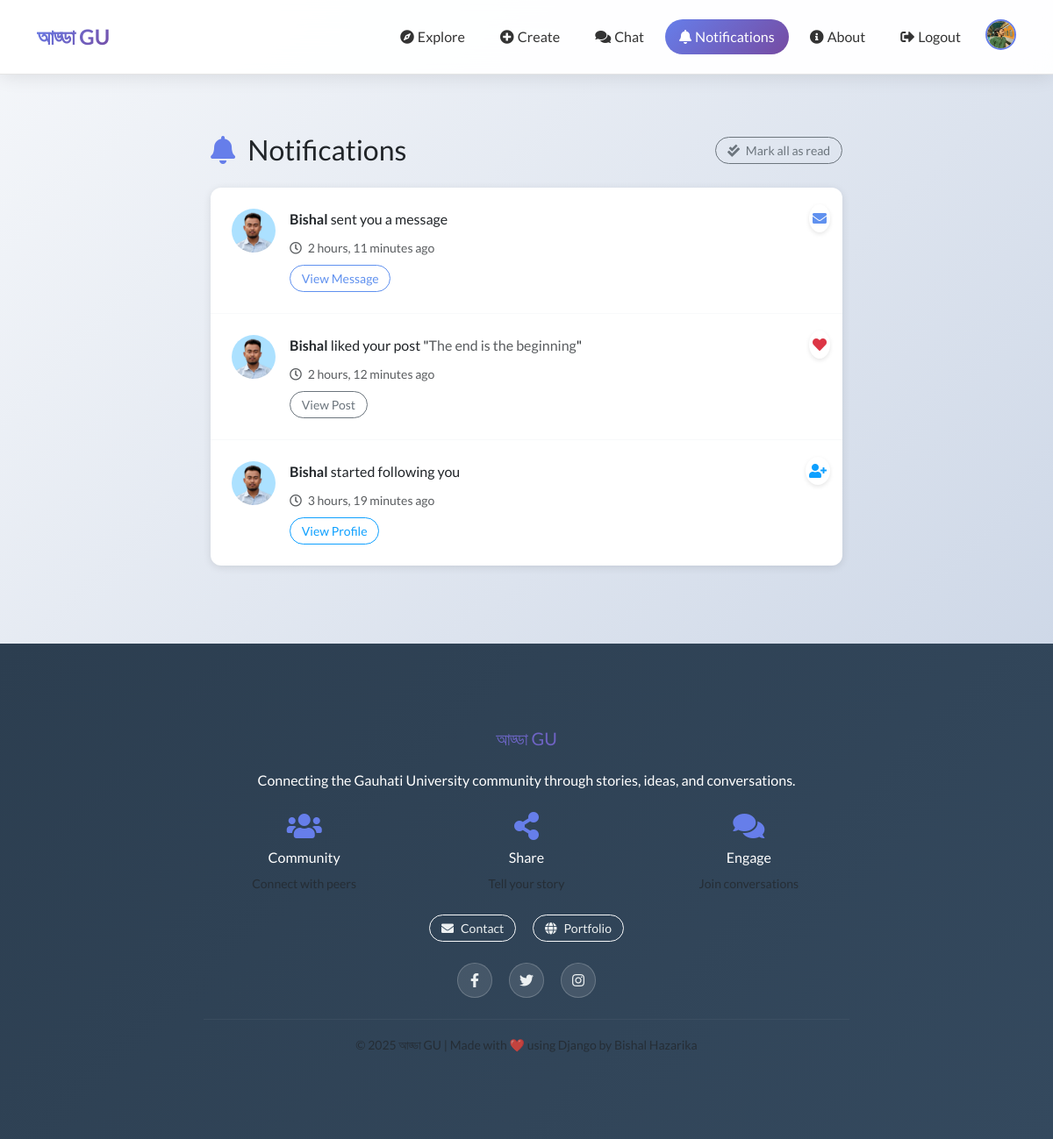
Page /users/notifications/ (signed in) on the earlier database version.
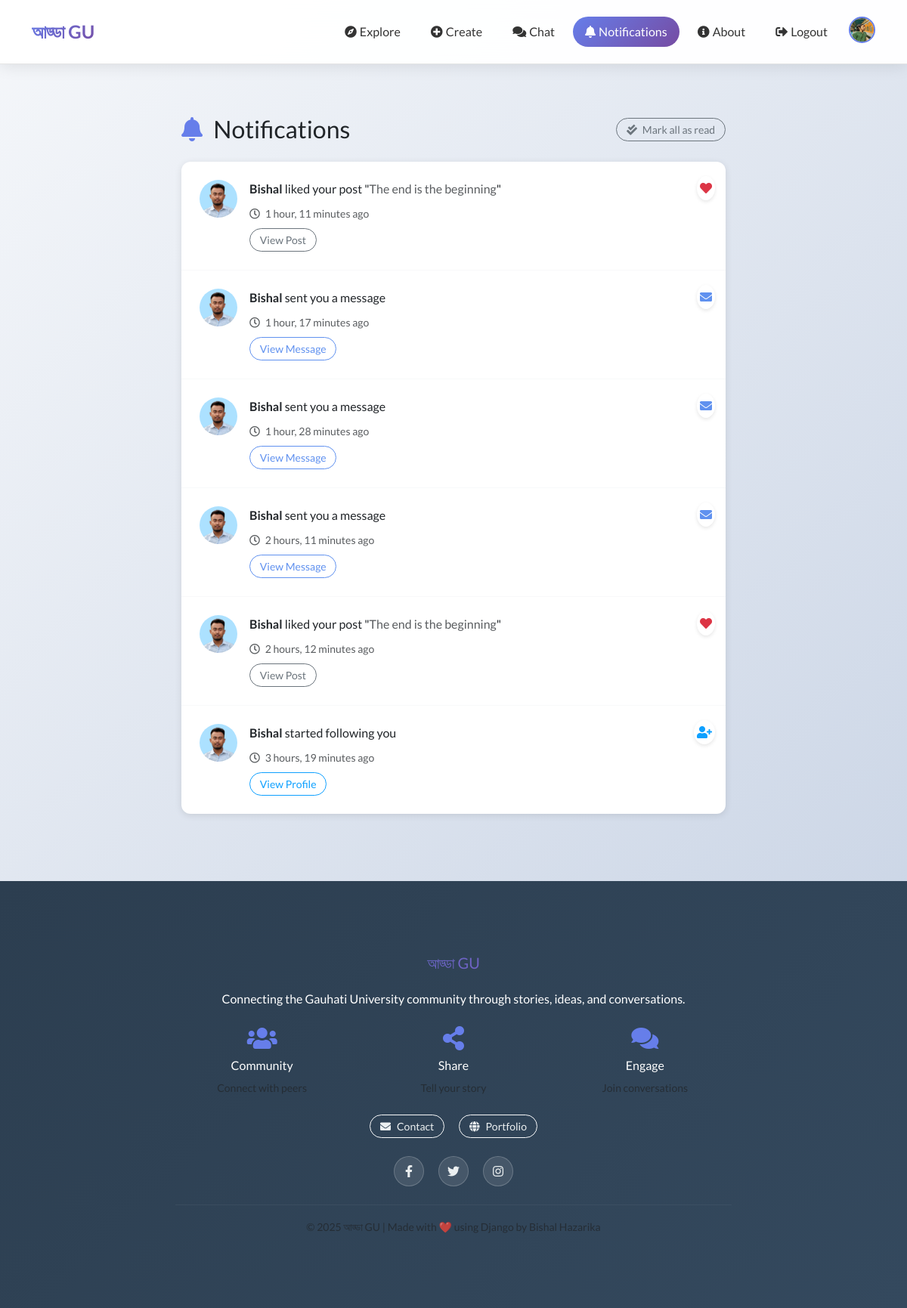
Same page on the later database version.
### users/models.py (models this page shows, shortened)
class CustomUser(AbstractUser):
    bio = models.TextField(blank=True, null=True)
    profile_picture = models.ImageField(upload_to='profile_pictures/',blank=True,null=True)
    followers = models.ManyToManyField('self', related_name='following', symmetrical=False, blank=True)

class Notification(models.Model):
    NOTIFICATION_TYPES = (
        ('follow', 'Follow'),
        ('like', 'Like'),
        ('comment', 'Comment'),
        ('message', 'Message'),
    )
    recipient = models.ForeignKey(CustomUser, on_delete=models.CASCADE, related_name='notifications')
    sender = models.ForeignKey(CustomUser, on_delete=models.CASCADE, related_name='sent_notifications')
    notification_type = models.CharField(max_length=20, choices=NOTIFICATION_TYPES)
    message = models.TextField()
    is_read = models.BooleanField(default=False)
    created_at = models.DateTimeField(default=timezone.now)
    blog_post = models.ForeignKey('blogs.BlogPost', on_delete=models.CASCADE, blank=True, null=True)
    class Meta:
        ordering = ['-created_at']
    def get_time_since(self):
        from django.utils.timesince import timesince
        return timesince(self.created_at)

### blogs/models.py (models this page shows, shortened)
class BlogPost(models.Model):
    author = models.ForeignKey(settings.AUTH_USER_MODEL, on_delete=models.CASCADE)
    title = models.CharField(max_length=200)
    content = models.TextField()
    created_at = models.DateTimeField(auto_now_add=True)
    blogimage = models.ImageField(upload_to='blogimages/',blank=True,null=True)

### users/views.py (the view)
# urls.py: path('notifications/', views.notifications_view, name='notifications'),
@login_required
def notifications_view(request):
    notifications = Notification.objects.filter(recipient=request.user).order_by('-created_at')
    notifications.update(is_read=True)
    context = {
        'notifications': notifications,
    }
    return render(request, 'users/notifications.html', context)

### users/templates/users/notifications.html (shortened to what this page needs)
{% extends 'base.html' %}
{% load static %}
{% block content %}
<div class="container py-4">
    <div class="row justify-content-center">
        <div class="col-lg-8">
            <div class="d-flex justify-content-between align-items-center mb-4">
                <h2 class="mb-0">
                    <i class="fas fa-bell me-2" style="color: #667eea;"></i>
                    Notifications
                </h2>
                {% if notifications %}
                <button class="btn btn-outline-secondary btn-sm" onclick="markAllAsRead()">
                    <i class="fas fa-check-double me-1"></i>
                    Mark all as read
                </button>
                {% endif %}
            </div>
            {% if notifications %}
                <div class="notification-list">
                    {% for notification in notifications %}
                    <div class="notification-item {% if not notification.is_read %}unread{% endif %}"
                         data-notification-id="{{ notification.id }}">
                        <div class="d-flex align-items-start">
                            <div class="flex-shrink-0 me-3">
                                <a href="{% url 'user_profile' notification.sender.username %}">
                                    {% if notification.sender.profile_picture %}
                                        <img src="{{ notification.sender.profile_picture.url }}"
                                             alt="{{ notification.sender.username }}"
                                             class="rounded-circle notification-avatar">
                                    {% else %}
                                        <div class="rounded-circle notification-avatar placeholder-avatar d-flex align-items-center justify-content-center">
                                            {{ notification.sender.username.0|upper }}
                                        </div>
                                    {% endif %}
                                </a>
                            </div>
                            <div class="flex-grow-1">
                                <div class="notification-content">
                                    <div class="notification-icon">
                                        {% if notification.notification_type == 'follow' %}
                                            <i class="fas fa-user-plus text-primary"></i>
                                        {% elif notification.notification_type == 'like' %}
                                            <i class="fas fa-heart text-danger"></i>
                                        {% elif notification.notification_type == 'comment' %}
                                            <i class="fas fa-comment text-success"></i>
                                        {% elif notification.notification_type == 'message' %}
                                            <i class="fas fa-envelope text-info"></i>
                                        {% endif %}
                                    </div>
                                    <div class="notification-text">
                                        <strong>{{ notification.sender.username }}</strong>
                                        {% if notification.notification_type == 'follow' %}
                                            started following you
                                        {% elif notification.notification_type == 'like' %}
                                            liked your post
                                            {% if notification.blog_post %}
                                                "<a href="{% url 'blog_detail' notification.blog_post.id %}" class="text-decoration-none">{{ notification.blog_post.title|truncatechars:30 }}</a>"
                                            {% endif %}
                                        {% elif notification.notification_type == 'comment' %}
                                            commented on your post
                                            {% if notification.blog_post %}
                                                "<a href="{% url 'blog_detail' notification.blog_post.id %}" class="text-decoration-none">{{ notification.blog_post.title|truncatechars:30 }}</a>"
                                            {% endif %}
                                        {% elif notification.notification_type == 'message' %}
                                            sent you a message
                                        {% endif %}
                                    </div>
                                    <div class="notification-time">
                                        <small class="text-muted">
                                            <i class="far fa-clock me-1"></i>
                                            {{ notification.get_time_since }} ago
                                        </small>
                                    </div>
                                </div>
                                <div class="notification-actions mt-2">
                                    {% if notification.notification_type == 'follow' %}
                                        <a href="{% url 'user_profile' notification.sender.username %}"
                                           class="btn btn-sm btn-outline-primary">
                                            View Profile
                                        </a>
                                    {% elif notification.notification_type == 'message' %}
                                        <a href="{% url 'chat' notification.sender.username %}"
                                           class="btn btn-sm btn-outline-info">
                                            View Message
                                        </a>
                                    {% elif notification.blog_post %}
                                        <a href="{% url 'blog_detail' notification.blog_post.id %}"
                                           class="btn btn-sm btn-outline-secondary">
                                            View Post
                                        </a>
                                    {% endif %}
                                </div>
                            </div>
                        </div>
                    </div>
                    {% endfor %}
                </div>
            {% endif %}
        </div>
    </div>
</div>
{% endblock %}

### users/templates/base.html (shortened to what this page needs)
{% load static %}
<!DOCTYPE html>
<html data-bs-theme="light">
<head>
    <link rel="stylesheet" href="{% static 'users/assets/bootstrap/css/bootstrap.min.css' %}">
    <link rel="stylesheet" href="{% static 'users/assets/fonts/fontawesome-all.min.css' %}">
    <link rel="stylesheet" href="{% static 'users/assets/css/pikaday.min.css' %}">
    <link rel="stylesheet" href="{% static 'users/explore/css/animate.min.css' %}">
    <link rel="stylesheet" href="{% static 'users/explore/css/Navbar-Right-Links-Dark-icons.css' %}">
</head>
<body>
    <nav class="navbar navbar-expand-lg fixed-top">
        <div class="container">
            <a class="navbar-brand" href="{% url 'home' %}">আড্ডা GU</a>
            <div class="collapse navbar-collapse" id="navbarNav">
                <ul class="navbar-nav ms-auto">
                    <li class="nav-item">
                        <a class="nav-link {% if request.resolver_match.url_name == 'home' %}active{% endif %}" href="{% url 'home' %}">
                            <i class="fas fa-compass me-1"></i><span>Explore</span>
                        </a>
                    </li>
                    {% if user.is_authenticated %}
                        <li class="nav-item">
                            <a class="nav-link {% if request.resolver_match.url_name == 'create_post' %}active{% endif %}" href="{% url 'create_post' %}">
                                <i class="fas fa-plus-circle me-1"></i><span>Create</span>
                            </a>
                        </li>
                        <li class="nav-item">
                            <a class="nav-link position-relative {% if request.resolver_match.url_name == 'chat_list' %}active{% endif %}" href="{% url 'chat_list' %}">
                                <i class="fas fa-comments me-1"></i><span>Chat</span>
                            </a>
                        </li>
                        <li class="nav-item">
                            <a class="nav-link position-relative {% if request.resolver_match.url_name == 'notifications' %}active{% endif %}" href="{% url 'notifications' %}">
                                <i class="fas fa-bell me-1"></i><span>Notifications</span>
                            </a>
                        </li>
                        <li class="nav-item">
                            <a class="nav-link {% if request.resolver_match.url_name == 'about' %}active{% endif %}" href="{% url 'about' %}">
                                <i class="fas fa-info-circle me-1"></i><span>About</span>
                            </a>
                        </li>
                        <li class="nav-item">
                            <a class="nav-link" href="{% url 'logout' %}">
                                <i class="fas fa-sign-out-alt me-1"></i><span>Logout</span>
                            </a>
                        </li>
                        <li class="nav-item ms-2">
                            <a href="{% url 'profile' %}" class="d-flex align-items-center">
                                {% if user.profile_picture %}
                                    <img class="rounded-circle profile-img" src="{{ user.profile_picture.url }}" alt="Profile">
                                {% else %}
                                    <img class="rounded-circle profile-img" src="https://via.placeholder.com/35/667eea/ffffff?text={{ user.username.0|upper }}" alt="Profile">
                                {% endif %}
                            </a>
                        </li>
                    {% endif %}
                </ul>
            </div>
        </div>
    </nav>
    <div class="container mt-5 content">
        {% block content %}{% endblock %}
    </div>
    <footer class="text-center">
        <div class="container py-5">
            <div class="row">
                <div class="col-md-8 mx-auto">
                    <h5 class="mb-4" style="background: linear-gradient(135deg, #667eea 0%, #764ba2 100%); -webkit-background-clip: text; -webkit-text-fill-color: transparent; background-clip: text;">আড্ডা GU</h5>
                    <p class="mb-4">Connecting the Gauhati University community through stories, ideas, and conversations.</p>
                    <div class="row text-center mb-4">
                        <div class="col-4">
                            <div class="mb-2">
                                <i class="fas fa-users fa-2x" style="color: #667eea;"></i>
                            </div>
                            <h6>Community</h6>
                            <small class="text-muted">Connect with peers</small>
                        </div>
                        <div class="col-4">
                            <div class="mb-2">
                                <i class="fas fa-share-alt fa-2x" style="color: #667eea;"></i>
                            </div>
                            <h6>Share</h6>
                            <small class="text-muted">Tell your story</small>
                        </div>
                        <div class="col-4">
                            <div class="mb-2">
                                <i class="fas fa-comments fa-2x" style="color: #667eea;"></i>
                            </div>
                            <h6>Engage</h6>
                            <small class="text-muted">Join conversations</small>
                        </div>
                    </div>
                    <div class="mb-4">
                        <a class="btn btn-outline-light btn-sm me-3" href="mailto:bishal.dmj888@gmail.com">
                            <i class="fas fa-envelope me-2"></i>Contact
                        </a>
                        <a class="btn btn-outline-light btn-sm" href="https://bishalhazarika.pythonanywhere.com/" target="_blank">
                            <i class="fas fa-globe me-2"></i>Portfolio
                        </a>
                    </div>
                    <div class="social-links mb-4">
                        <a href="#" class="social-link me-3">
                            <i class="fab fa-facebook-f"></i>
                        </a>
                        <a href="#" class="social-link me-3">
                            <i class="fab fa-twitter"></i>
                        </a>
                        <a href="#" class="social-link">
                            <i class="fab fa-instagram"></i>
                        </a>
                    </div>
                    <hr style="border-color: rgba(255,255,255,0.2);">
                    <p class="mb-0 text-muted">
                        <small>© 2025 আড্ডা GU | Made with ❤️ using Django by Bishal Hazarika</small>
                    </p>
                </div>
            </div>
        </div>
    </footer>
</body>
</html>

Differences in the rows shown:
added Notification: sender.profile_picture (picture), notification_type "like" (drawn), sender.username "Bishal", blog_post "The end is the beginning", get_time_since "1 hour, 11 minutes"
added Notification: sender.profile_picture (picture), notification_type "message" (drawn), sender.username "Bishal", get_time_since "1 hour, 17 minutes"
added Notification: sender.profile_picture (picture), notification_type "message" (drawn), sender.username "Bishal", get_time_since "1 hour, 28 minutes"
